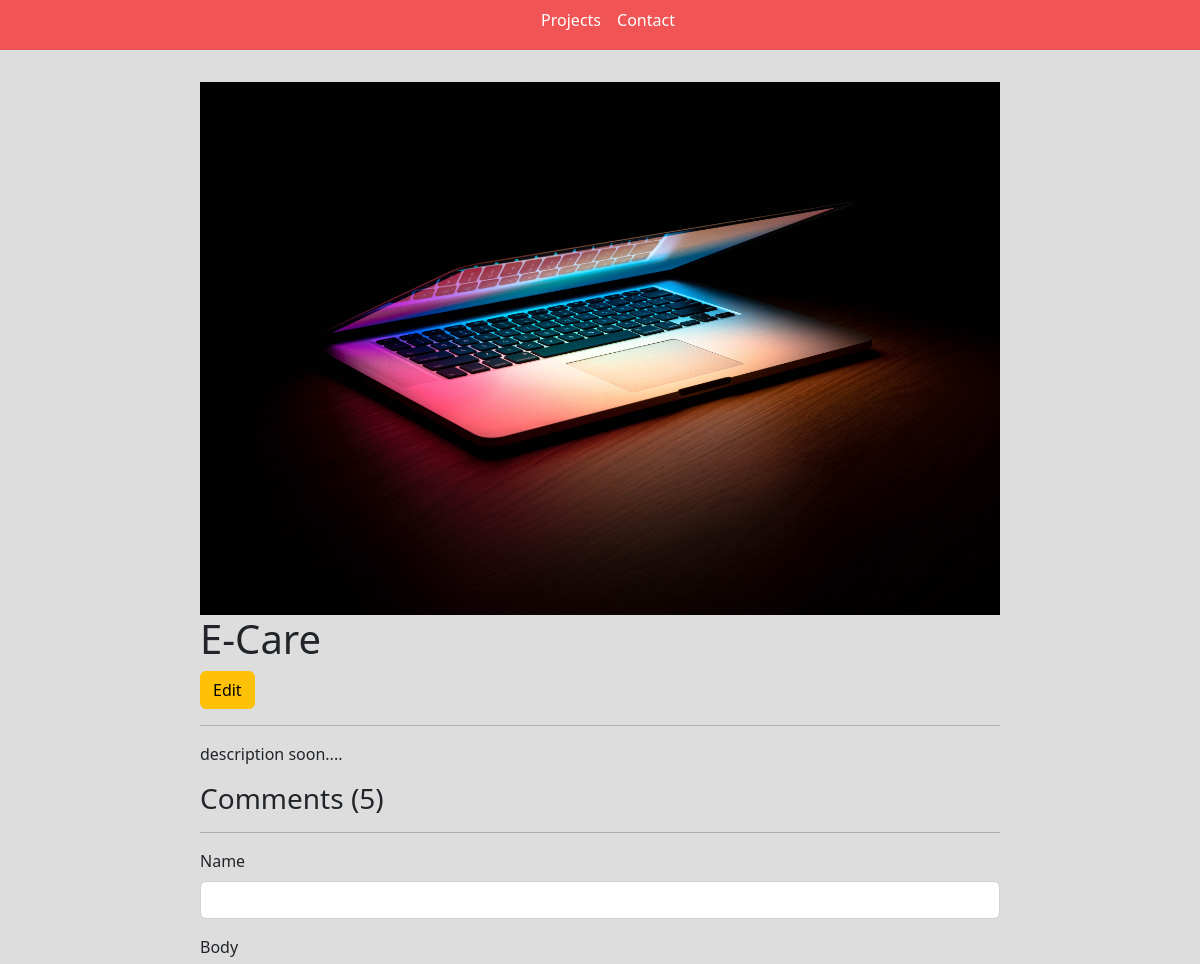
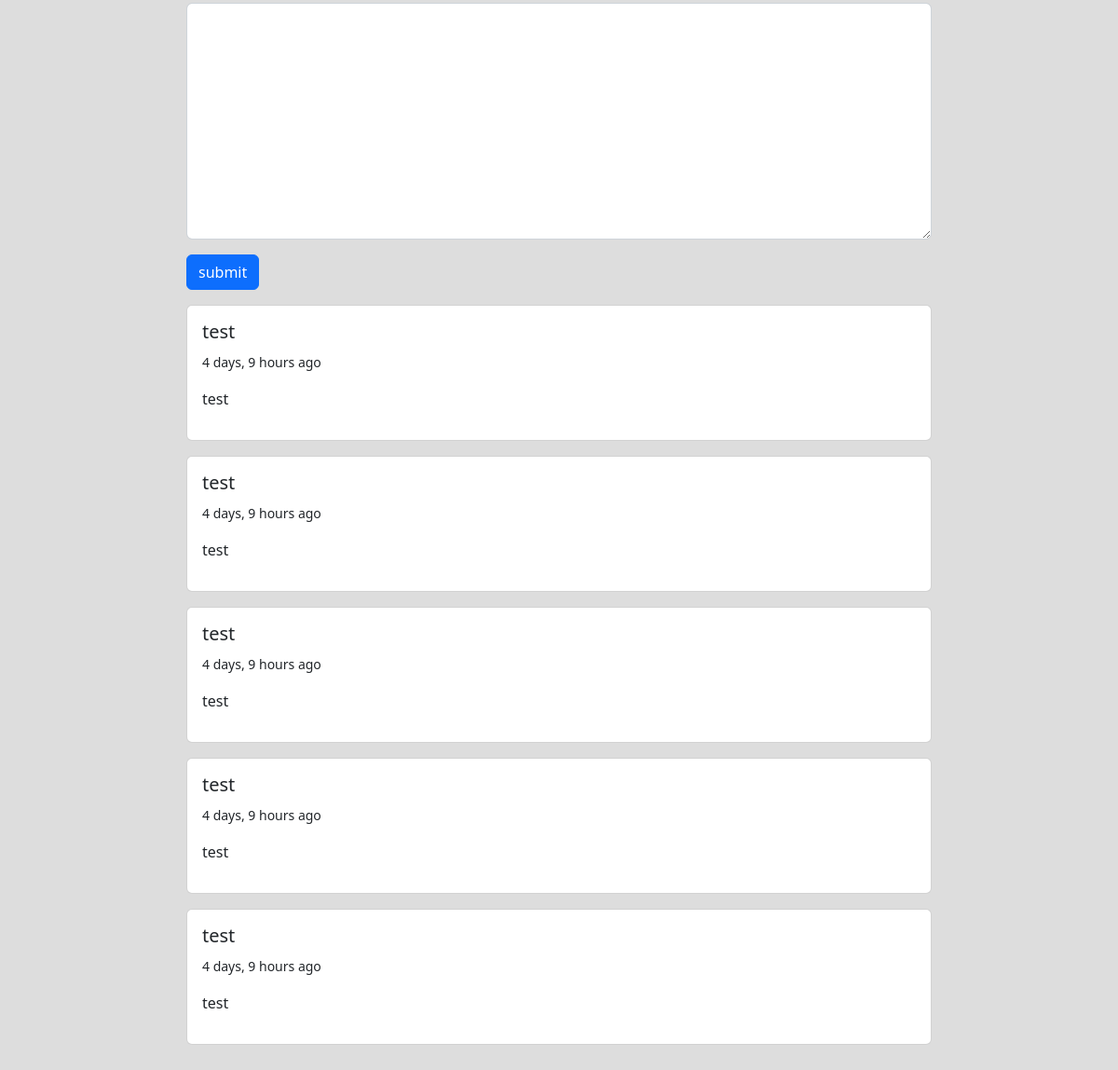
/project/37c08a26-a6ff-43d1-b2ef-c41d3ce3e661/, run on the app's committed database (2 pictures, top to bottom).
### base/models.py (models this page shows, shortened)
class Project(models.Model):
    title = models.CharField(max_length=200)
    thumbnail = models.ImageField(null=True)
    body = RichTextUploadingField()
    slug = models.SlugField(null=True, blank=True)
    created = models.DateTimeField(auto_now_add=True)
    id = models.UUIDField(default=uuid.uuid4, unique=True, primary_key=True, editable=False)

class Comment(models.Model):
    project = models.ForeignKey(Project, on_delete=models.CASCADE)
    name = models.CharField(max_length=200)
    body = models.TextField(null=True, blank=True)
    created = models.DateTimeField(auto_now_add=True, null=True)

### base/views.py (the view, shortened to what this page needs)
# urls.py: path('project/<str:pk>/', views.projectPage, name="project"),
def projectPage(request, pk):
    project = Project.objects.get(id=pk)
    comments = project.comment_set.all().order_by('-created')
    count = project.comment_set.count()
    form = CommentForm()
    context = {'project':project, 'count':count, 'comments':comments, 'form':form}
    return render(request, 'base/project.html', context)

### base/forms.py
class CommentForm(ModelForm):
    class Meta:
        model = Comment
        fields = '__all__'
        exclude = ['project']
    def __init__(self, *args, **kwargs):
        super(CommentForm, self).__init__(*args, **kwargs)
        self.fields['name'].widget.attrs.update(
            {'class': 'form-control'})
        self.fields['body'].widget.attrs.update(
            {'class': 'form-control', })

### base/templates/base/project.html (shortened to what this page needs)
{% extends 'base/main.html' %}
{% load static %}
{% block content %}
<div class="container">
    <div class="project-container">
        <img class="project--image" src="{{project.thumbnail.url}}">
        <h1>{{project.title}}</h1>
        <a class="btn btn-warning" href="{% url 'edit-project' project.id %}">Edit</a>
        <hr>
        <p>{{project.body|safe}}</p>
        <div class="comments-container">
            <h3>Comments ({{count}})</h3>
            <hr>
            <form method="post">
                {% for field in form %}
                <div class="mb-3">
                    <label for="exampleInputPassword1" class="form-label">{{field.label}}</label>
                    {{field}}
                </div>
                {% endfor %}
                <input class="btn btn-primary" type="submit" value="submit">
            </form>
            {% for comment in comments %}
            <div class="card my-3">
                <div class="card-body">
                    <h5>{{comment.name}}</h5>
                    <small>{{comment.created|timesince}} ago</small>
                    <p class=" my-3">{{comment.body}}</p>
                </div>
            </div>
            {% endfor %}
        </div>
    </div>
</div>
{% endblock content%}

### static/styles/main.css (style rules this page uses)
body { background-color: #DDDDDD; }
.project--image { max-width: 800px; }

### base/templates/base/project.html (style rules this page uses)
.project-container { max-width: 800px; margin: 0 auto; margin-top: 2em; margin-bottom: 2em; }

### data on the page
Project: thumbnail (picture), title "E-Care", body "description soon...."
Comment: name "test", created "4 days, 9 hours", body "test"
Comment: name "test", created "4 days, 9 hours", body "test"
Comment: name "test", created "4 days, 9 hours", body "test"
Comment: name "test", created "4 days, 9 hours", body "test"
Comment: name "test", created "4 days, 9 hours", body "test"

### other printed values
{{ count }} "5"
{{ field.label }} "Name" "Body"
